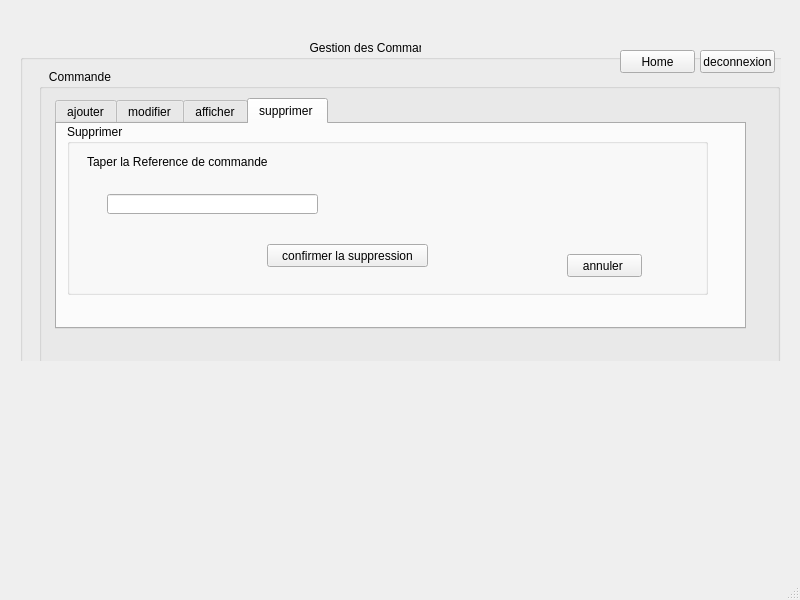
<?xml version="1.0" encoding="UTF-8"?>
<ui version="4.0">
 <class>MainWindow</class>
 <widget class="QMainWindow" name="MainWindow">
  <property name="geometry">
   <rect>
    <x>0</x>
    <y>0</y>
    <width>800</width>
    <height>600</height>
   </rect>
  </property>
  <property name="windowTitle">
   <string>MainWindow</string>
  </property>
  <widget class="QWidget" name="centralwidget">
   <widget class="QStackedWidget" name="stackedWidget">
    <property name="geometry">
     <rect>
      <x>20</x>
      <y>20</y>
      <width>761</width>
      <height>341</height>
     </rect>
    </property>
    <property name="currentIndex">
     <number>1</number>
    </property>
    <widget class="QWidget" name="page">
     <widget class="QGroupBox" name="groupBox">
      <property name="geometry">
       <rect>
        <x>49</x>
        <y>19</y>
        <width>691</width>
        <height>271</height>
       </rect>
      </property>
      <property name="title">
       <string>                                                                                    Cookies</string>
      </property>
      <widget class="QPushButton" name="pushButton">
       <property name="geometry">
        <rect>
         <x>610</x>
         <y>10</y>
         <width>75</width>
         <height>23</height>
        </rect>
       </property>
       <property name="text">
        <string>deconnexion</string>
       </property>
      </widget>
      <widget class="QGroupBox" name="groupBox_2">
       <property name="geometry">
        <rect>
         <x>30</x>
         <y>30</y>
         <width>641</width>
         <height>191</height>
        </rect>
       </property>
       <property name="title">
        <string>                                                                        gestion commande et boutique </string>
       </property>
       <widget class="QPushButton" name="pushButton_2">
        <property name="geometry">
         <rect>
          <x>70</x>
          <y>130</y>
          <width>211</width>
          <height>23</height>
         </rect>
        </property>
        <property name="text">
         <string>gestion commande</string>
        </property>
       </widget>
       <widget class="QPushButton" name="pushButton_3">
        <property name="geometry">
         <rect>
          <x>380</x>
          <y>130</y>
          <width>181</width>
          <height>23</height>
         </rect>
        </property>
        <property name="text">
         <string>gestion boutique </string>
        </property>
       </widget>
      </widget>
      <widget class="QPushButton" name="pushButton_4">
       <property name="geometry">
        <rect>
         <x>610</x>
         <y>230</y>
         <width>75</width>
         <height>23</height>
        </rect>
       </property>
       <property name="text">
        <string>home</string>
       </property>
      </widget>
     </widget>
    </widget>
    <widget class="QWidget" name="page_2">
     <widget class="QGroupBox" name="groupBox_3">
      <property name="geometry">
       <rect>
        <x>0</x>
        <y>20</y>
        <width>781</width>
        <height>421</height>
       </rect>
      </property>
      <property name="title">
       <string>                                                                                       Gestion des Commandes </string>
      </property>
      <widget class="QGroupBox" name="groupBox_4">
       <property name="geometry">
        <rect>
         <x>19</x>
         <y>29</y>
         <width>741</width>
         <height>361</height>
        </rect>
       </property>
       <property name="title">
        <string>   Commande</string>
       </property>
       <widget class="QTabWidget" name="tabWidget">
        <property name="geometry">
         <rect>
          <x>16</x>
          <y>29</y>
          <width>691</width>
          <height>231</height>
         </rect>
        </property>
        <property name="currentIndex">
         <number>3</number>
        </property>
        <widget class="QWidget" name="tab">
         <attribute name="title">
          <string>ajouter</string>
         </attribute>
         <widget class="QLabel" name="label_2">
          <property name="geometry">
           <rect>
            <x>10</x>
            <y>60</y>
            <width>101</width>
            <height>16</height>
           </rect>
          </property>
          <property name="text">
           <string>Nom de produit :</string>
          </property>
         </widget>
         <widget class="QLabel" name="label_3">
          <property name="geometry">
           <rect>
            <x>10</x>
            <y>90</y>
            <width>101</width>
            <height>16</height>
           </rect>
          </property>
          <property name="text">
           <string>Nombre de produit: </string>
          </property>
         </widget>
         <widget class="QLabel" name="label_4">
          <property name="geometry">
           <rect>
            <x>10</x>
            <y>130</y>
            <width>131</width>
            <height>16</height>
           </rect>
          </property>
          <property name="text">
           <string>Reference de commande:</string>
          </property>
         </widget>
         <widget class="QGroupBox" name="groupBox_7">
          <property name="geometry">
           <rect>
            <x>-1</x>
            <y>9</y>
            <width>661</width>
            <height>171</height>
           </rect>
          </property>
          <property name="title">
           <string>             PASSER VOTRE COMMANDE</string>
          </property>
          <widget class="QLineEdit" name="lineEdit">
           <property name="geometry">
            <rect>
             <x>120</x>
             <y>50</y>
             <width>161</width>
             <height>20</height>
            </rect>
           </property>
          </widget>
          <widget class="QLineEdit" name="lineEdit_2">
           <property name="geometry">
            <rect>
             <x>130</x>
             <y>80</y>
             <width>141</width>
             <height>20</height>
            </rect>
           </property>
          </widget>
          <widget class="QLineEdit" name="lineEdit_3">
           <property name="geometry">
            <rect>
             <x>150</x>
             <y>120</y>
             <width>141</width>
             <height>20</height>
            </rect>
           </property>
          </widget>
          <widget class="QPushButton" name="pushButton_9">
           <property name="geometry">
            <rect>
             <x>310</x>
             <y>140</y>
             <width>75</width>
             <height>23</height>
            </rect>
           </property>
           <property name="text">
            <string>ajouter </string>
           </property>
          </widget>
          <widget class="QPushButton" name="pushButton_10">
           <property name="geometry">
            <rect>
             <x>470</x>
             <y>60</y>
             <width>101</width>
             <height>23</height>
            </rect>
           </property>
           <property name="text">
            <string>statistique </string>
           </property>
          </widget>
         </widget>
         <zorder>groupBox_7</zorder>
         <zorder>label_2</zorder>
         <zorder>label_3</zorder>
         <zorder>label_4</zorder>
        </widget>
        <widget class="QWidget" name="tab_2">
         <attribute name="title">
          <string>modifier</string>
         </attribute>
         <widget class="QGroupBox" name="groupBox_8">
          <property name="geometry">
           <rect>
            <x>9</x>
            <y>9</y>
            <width>661</width>
            <height>201</height>
           </rect>
          </property>
          <property name="title">
           <string>Tapper la reference de Commande </string>
          </property>
          <widget class="QGroupBox" name="groupBox_9">
           <property name="enabled">
            <bool>true</bool>
           </property>
           <property name="geometry">
            <rect>
             <x>10</x>
             <y>50</y>
             <width>631</width>
             <height>201</height>
            </rect>
           </property>
           <property name="title">
            <string>Modifier </string>
           </property>
           <widget class="QLabel" name="label">
            <property name="geometry">
             <rect>
              <x>30</x>
              <y>30</y>
              <width>101</width>
              <height>16</height>
             </rect>
            </property>
            <property name="text">
             <string>Nom de produit</string>
            </property>
           </widget>
           <widget class="QLabel" name="label_5">
            <property name="geometry">
             <rect>
              <x>30</x>
              <y>60</y>
              <width>111</width>
              <height>16</height>
             </rect>
            </property>
            <property name="text">
             <string>Nombre de produit </string>
            </property>
           </widget>
           <widget class="QLabel" name="label_6">
            <property name="geometry">
             <rect>
              <x>20</x>
              <y>90</y>
              <width>121</width>
              <height>16</height>
             </rect>
            </property>
            <property name="text">
             <string>reference de commande</string>
            </property>
           </widget>
           <widget class="QLineEdit" name="lineEdit_5">
            <property name="geometry">
             <rect>
              <x>140</x>
              <y>30</y>
              <width>141</width>
              <height>20</height>
             </rect>
            </property>
           </widget>
           <widget class="QLineEdit" name="lineEdit_6">
            <property name="geometry">
             <rect>
              <x>140</x>
              <y>60</y>
              <width>131</width>
              <height>20</height>
             </rect>
            </property>
           </widget>
           <widget class="QLineEdit" name="lineEdit_7">
            <property name="geometry">
             <rect>
              <x>150</x>
              <y>90</y>
              <width>113</width>
              <height>20</height>
             </rect>
            </property>
           </widget>
           <widget class="QPushButton" name="pushButton_12">
            <property name="geometry">
             <rect>
              <x>290</x>
              <y>110</y>
              <width>75</width>
              <height>23</height>
             </rect>
            </property>
            <property name="text">
             <string>Modifier </string>
            </property>
           </widget>
          </widget>
          <widget class="QPushButton" name="pushButton_11">
           <property name="geometry">
            <rect>
             <x>170</x>
             <y>20</y>
             <width>91</width>
             <height>23</height>
            </rect>
           </property>
           <property name="text">
            <string>chercher </string>
           </property>
          </widget>
          <widget class="QLineEdit" name="lineEdit_4">
           <property name="geometry">
            <rect>
             <x>20</x>
             <y>20</y>
             <width>113</width>
             <height>20</height>
            </rect>
           </property>
          </widget>
         </widget>
        </widget>
        <widget class="QWidget" name="tab_3">
         <attribute name="title">
          <string>afficher</string>
         </attribute>
         <widget class="QTableView" name="tableView">
          <property name="geometry">
           <rect>
            <x>50</x>
            <y>10</y>
            <width>541</width>
            <height>192</height>
           </rect>
          </property>
         </widget>
        </widget>
        <widget class="QWidget" name="tab_4">
         <attribute name="title">
          <string>supprimer </string>
         </attribute>
         <widget class="QGroupBox" name="groupBox_10">
          <property name="geometry">
           <rect>
            <x>10</x>
            <y>0</y>
            <width>641</width>
            <height>171</height>
           </rect>
          </property>
          <property name="title">
           <string>Supprimer</string>
          </property>
          <widget class="QLabel" name="label_7">
           <property name="geometry">
            <rect>
             <x>20</x>
             <y>30</y>
             <width>201</width>
             <height>16</height>
            </rect>
           </property>
           <property name="text">
            <string>Taper la Reference de commande </string>
           </property>
          </widget>
          <widget class="QLineEdit" name="lineEdit_8">
           <property name="geometry">
            <rect>
             <x>40</x>
             <y>70</y>
             <width>211</width>
             <height>20</height>
            </rect>
           </property>
          </widget>
          <widget class="QPushButton" name="pushButton_13">
           <property name="geometry">
            <rect>
             <x>200</x>
             <y>120</y>
             <width>161</width>
             <height>23</height>
            </rect>
           </property>
           <property name="text">
            <string>confirmer la suppression</string>
           </property>
          </widget>
          <widget class="QPushButton" name="pushButton_14">
           <property name="geometry">
            <rect>
             <x>500</x>
             <y>130</y>
             <width>75</width>
             <height>23</height>
            </rect>
           </property>
           <property name="text">
            <string>annuler </string>
           </property>
          </widget>
         </widget>
        </widget>
       </widget>
      </widget>
      <widget class="QPushButton" name="pushButton_6">
       <property name="geometry">
        <rect>
         <x>680</x>
         <y>10</y>
         <width>75</width>
         <height>23</height>
        </rect>
       </property>
       <property name="text">
        <string>deconnexion</string>
       </property>
      </widget>
      <widget class="QPushButton" name="pushButton_5">
       <property name="geometry">
        <rect>
         <x>600</x>
         <y>10</y>
         <width>75</width>
         <height>23</height>
        </rect>
       </property>
       <property name="text">
        <string>Home</string>
       </property>
      </widget>
     </widget>
    </widget>
    <widget class="QWidget" name="page_3">
     <widget class="QGroupBox" name="groupBox_5">
      <property name="geometry">
       <rect>
        <x>19</x>
        <y>9</y>
        <width>721</width>
        <height>301</height>
       </rect>
      </property>
      <property name="title">
       <string>                                                              Gestion des Boutiques </string>
      </property>
      <widget class="QGroupBox" name="groupBox_6">
       <property name="geometry">
        <rect>
         <x>20</x>
         <y>30</y>
         <width>691</width>
         <height>281</height>
        </rect>
       </property>
       <property name="title">
        <string>Boutique</string>
       </property>
       <widget class="QTabWidget" name="tabWidget_2">
        <property name="geometry">
         <rect>
          <x>16</x>
          <y>29</y>
          <width>671</width>
          <height>241</height>
         </rect>
        </property>
        <property name="currentIndex">
         <number>0</number>
        </property>
        <widget class="QWidget" name="tab_5">
         <attribute name="title">
          <string>ajouter</string>
         </attribute>
         <widget class="QGroupBox" name="groupBox_11">
          <property name="geometry">
           <rect>
            <x>9</x>
            <y>9</y>
            <width>641</width>
            <height>191</height>
           </rect>
          </property>
          <property name="title">
           <string>Ajouter </string>
          </property>
          <widget class="QLabel" name="label_8">
           <property name="geometry">
            <rect>
             <x>30</x>
             <y>40</y>
             <width>101</width>
             <height>16</height>
            </rect>
           </property>
           <property name="text">
            <string>Nom de boutique </string>
           </property>
          </widget>
          <widget class="QLabel" name="label_9">
           <property name="geometry">
            <rect>
             <x>30</x>
             <y>80</y>
             <width>47</width>
             <height>14</height>
            </rect>
           </property>
           <property name="text">
            <string>Adresse </string>
           </property>
          </widget>
          <widget class="QLabel" name="label_10">
           <property name="geometry">
            <rect>
             <x>30</x>
             <y>110</y>
             <width>111</width>
             <height>16</height>
            </rect>
           </property>
           <property name="text">
            <string>nombre d'employees</string>
           </property>
          </widget>
          <widget class="QLabel" name="label_11">
           <property name="geometry">
            <rect>
             <x>30</x>
             <y>150</y>
             <width>47</width>
             <height>14</height>
            </rect>
           </property>
           <property name="text">
            <string>Horaire </string>
           </property>
          </widget>
          <widget class="QLineEdit" name="lineEdit_9">
           <property name="geometry">
            <rect>
             <x>142</x>
             <y>40</y>
             <width>141</width>
             <height>20</height>
            </rect>
           </property>
          </widget>
          <widget class="QLineEdit" name="lineEdit_10">
           <property name="geometry">
            <rect>
             <x>102</x>
             <y>80</y>
             <width>181</width>
             <height>20</height>
            </rect>
           </property>
          </widget>
          <widget class="QTimeEdit" name="timeEdit">
           <property name="geometry">
            <rect>
             <x>140</x>
             <y>150</y>
             <width>118</width>
             <height>22</height>
            </rect>
           </property>
          </widget>
          <widget class="QSpinBox" name="spinBox">
           <property name="geometry">
            <rect>
             <x>160</x>
             <y>110</y>
             <width>71</width>
             <height>22</height>
            </rect>
           </property>
          </widget>
          <widget class="QPushButton" name="pushButton_15">
           <property name="geometry">
            <rect>
             <x>400</x>
             <y>40</y>
             <width>75</width>
             <height>23</height>
            </rect>
           </property>
           <property name="text">
            <string>Ajouter </string>
           </property>
          </widget>
          <widget class="QPushButton" name="pushButton_16">
           <property name="geometry">
            <rect>
             <x>410</x>
             <y>110</y>
             <width>75</width>
             <height>23</height>
            </rect>
           </property>
           <property name="text">
            <string>annuler</string>
           </property>
          </widget>
         </widget>
        </widget>
        <widget class="QWidget" name="tab_6">
         <attribute name="title">
          <string>modifier</string>
         </attribute>
         <widget class="QLabel" name="label_12">
          <property name="geometry">
           <rect>
            <x>30</x>
            <y>10</y>
            <width>161</width>
            <height>16</height>
           </rect>
          </property>
          <property name="text">
           <string>Taper l'identifiant du boutique </string>
          </property>
         </widget>
         <widget class="QLineEdit" name="lineEdit_11">
          <property name="geometry">
           <rect>
            <x>30</x>
            <y>30</y>
            <width>131</width>
            <height>20</height>
           </rect>
          </property>
         </widget>
         <widget class="QPushButton" name="pushButton_17">
          <property name="geometry">
           <rect>
            <x>200</x>
            <y>30</y>
            <width>75</width>
            <height>23</height>
           </rect>
          </property>
          <property name="text">
           <string>chercher </string>
          </property>
         </widget>
         <widget class="QGroupBox" name="groupBox_12">
          <property name="geometry">
           <rect>
            <x>19</x>
            <y>59</y>
            <width>621</width>
            <height>141</height>
           </rect>
          </property>
          <property name="title">
           <string>Modifier</string>
          </property>
          <widget class="QLabel" name="label_13">
           <property name="geometry">
            <rect>
             <x>20</x>
             <y>20</y>
             <width>91</width>
             <height>16</height>
            </rect>
           </property>
           <property name="text">
            <string>Nom de boutique </string>
           </property>
          </widget>
          <widget class="QLabel" name="label_14">
           <property name="geometry">
            <rect>
             <x>20</x>
             <y>50</y>
             <width>47</width>
             <height>14</height>
            </rect>
           </property>
           <property name="text">
            <string>Adresse </string>
           </property>
          </widget>
          <widget class="QLabel" name="label_15">
           <property name="geometry">
            <rect>
             <x>20</x>
             <y>80</y>
             <width>111</width>
             <height>16</height>
            </rect>
           </property>
           <property name="text">
            <string>nombre d'employees</string>
           </property>
          </widget>
          <widget class="QLabel" name="label_16">
           <property name="geometry">
            <rect>
             <x>20</x>
             <y>110</y>
             <width>47</width>
             <height>14</height>
            </rect>
           </property>
           <property name="text">
            <string>Horaire </string>
           </property>
          </widget>
          <widget class="QLineEdit" name="lineEdit_12">
           <property name="geometry">
            <rect>
             <x>132</x>
             <y>20</y>
             <width>191</width>
             <height>20</height>
            </rect>
           </property>
          </widget>
          <widget class="QLineEdit" name="lineEdit_13">
           <property name="geometry">
            <rect>
             <x>110</x>
             <y>50</y>
             <width>113</width>
             <height>20</height>
            </rect>
           </property>
          </widget>
          <widget class="QSpinBox" name="spinBox_2">
           <property name="geometry">
            <rect>
             <x>140</x>
             <y>80</y>
             <width>42</width>
             <height>22</height>
            </rect>
           </property>
          </widget>
          <widget class="QTimeEdit" name="timeEdit_2">
           <property name="geometry">
            <rect>
             <x>110</x>
             <y>110</y>
             <width>118</width>
             <height>22</height>
            </rect>
           </property>
          </widget>
          <widget class="QPushButton" name="pushButton_18">
           <property name="geometry">
            <rect>
             <x>400</x>
             <y>30</y>
             <width>75</width>
             <height>23</height>
            </rect>
           </property>
           <property name="text">
            <string>Confirmer </string>
           </property>
          </widget>
          <widget class="QPushButton" name="pushButton_19">
           <property name="geometry">
            <rect>
             <x>400</x>
             <y>90</y>
             <width>75</width>
             <height>23</height>
            </rect>
           </property>
           <property name="text">
            <string>Annuler </string>
           </property>
          </widget>
         </widget>
        </widget>
        <widget class="QWidget" name="tab_7">
         <attribute name="title">
          <string>supprimer</string>
         </attribute>
         <widget class="QGroupBox" name="groupBox_13">
          <property name="geometry">
           <rect>
            <x>29</x>
            <y>19</y>
            <width>601</width>
            <height>171</height>
           </rect>
          </property>
          <property name="title">
           <string>Supprimer </string>
          </property>
          <widget class="QLabel" name="label_17">
           <property name="geometry">
            <rect>
             <x>40</x>
             <y>40</y>
             <width>201</width>
             <height>16</height>
            </rect>
           </property>
           <property name="text">
            <string>Taper l'identifiant du boutique </string>
           </property>
          </widget>
          <widget class="QLineEdit" name="lineEdit_14">
           <property name="geometry">
            <rect>
             <x>90</x>
             <y>70</y>
             <width>281</width>
             <height>20</height>
            </rect>
           </property>
          </widget>
          <widget class="QPushButton" name="pushButton_20">
           <property name="geometry">
            <rect>
             <x>120</x>
             <y>120</y>
             <width>141</width>
             <height>23</height>
            </rect>
           </property>
           <property name="text">
            <string>confirmer la suppression</string>
           </property>
          </widget>
          <widget class="QPushButton" name="pushButton_21">
           <property name="geometry">
            <rect>
             <x>300</x>
             <y>120</y>
             <width>131</width>
             <height>23</height>
            </rect>
           </property>
           <property name="text">
            <string>Annuler </string>
           </property>
          </widget>
         </widget>
        </widget>
        <widget class="QWidget" name="tab_8">
         <attribute name="title">
          <string>afficher </string>
         </attribute>
         <widget class="QGroupBox" name="groupBox_14">
          <property name="geometry">
           <rect>
            <x>10</x>
            <y>20</y>
            <width>631</width>
            <height>251</height>
           </rect>
          </property>
          <property name="title">
           <string>Afficher </string>
          </property>
          <widget class="QTableWidget" name="tableWidget_2">
           <property name="geometry">
            <rect>
             <x>80</x>
             <y>10</y>
             <width>491</width>
             <height>141</height>
            </rect>
           </property>
           <row>
            <property name="text">
             <string>Nouvelle ligne</string>
            </property>
           </row>
           <column>
            <property name="text">
             <string>Nom de boutique </string>
            </property>
           </column>
           <column>
            <property name="text">
             <string>adresse</string>
            </property>
           </column>
           <column>
            <property name="text">
             <string>nombre d'employees </string>
            </property>
           </column>
           <column>
            <property name="text">
             <string>Horaire </string>
            </property>
           </column>
          </widget>
          <widget class="QPushButton" name="pushButton_22">
           <property name="geometry">
            <rect>
             <x>490</x>
             <y>160</y>
             <width>75</width>
             <height>23</height>
            </rect>
           </property>
           <property name="text">
            <string>PDF</string>
           </property>
          </widget>
          <widget class="QLabel" name="label_18">
           <property name="geometry">
            <rect>
             <x>20</x>
             <y>140</y>
             <width>71</width>
             <height>16</height>
            </rect>
           </property>
           <property name="text">
            <string>Trier selon </string>
           </property>
          </widget>
          <widget class="QComboBox" name="comboBox">
           <property name="geometry">
            <rect>
             <x>10</x>
             <y>160</y>
             <width>101</width>
             <height>22</height>
            </rect>
           </property>
           <item>
            <property name="text">
             <string>nbr employees</string>
            </property>
           </item>
          </widget>
         </widget>
        </widget>
       </widget>
       <widget class="QLineEdit" name="lineEdit_15">
        <property name="geometry">
         <rect>
          <x>540</x>
          <y>20</y>
          <width>113</width>
          <height>20</height>
         </rect>
        </property>
       </widget>
      </widget>
      <widget class="QPushButton" name="pushButton_7">
       <property name="geometry">
        <rect>
         <x>620</x>
         <y>10</y>
         <width>75</width>
         <height>23</height>
        </rect>
       </property>
       <property name="text">
        <string>DECONNEXION</string>
       </property>
      </widget>
      <widget class="QPushButton" name="pushButton_8">
       <property name="geometry">
        <rect>
         <x>530</x>
         <y>10</y>
         <width>75</width>
         <height>23</height>
        </rect>
       </property>
       <property name="text">
        <string>HOME</string>
       </property>
      </widget>
     </widget>
    </widget>
   </widget>
  </widget>
  <widget class="QMenuBar" name="menubar">
   <property name="geometry">
    <rect>
     <x>0</x>
     <y>0</y>
     <width>800</width>
     <height>22</height>
    </rect>
   </property>
  </widget>
  <widget class="QStatusBar" name="statusbar"/>
 </widget>
 <resources/>
 <connections/>
</ui>
